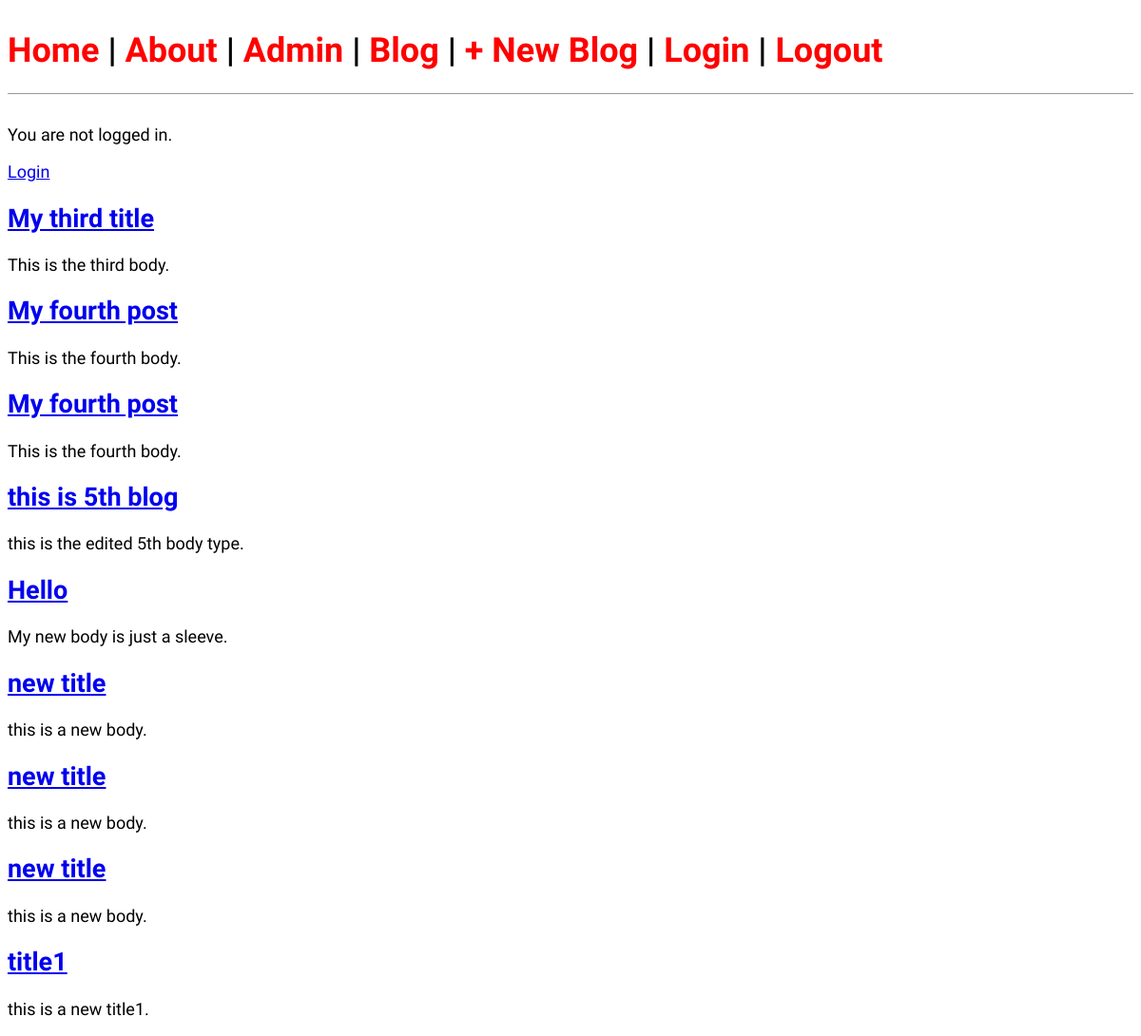
/blog/, run on an earlier commit of the app's database.
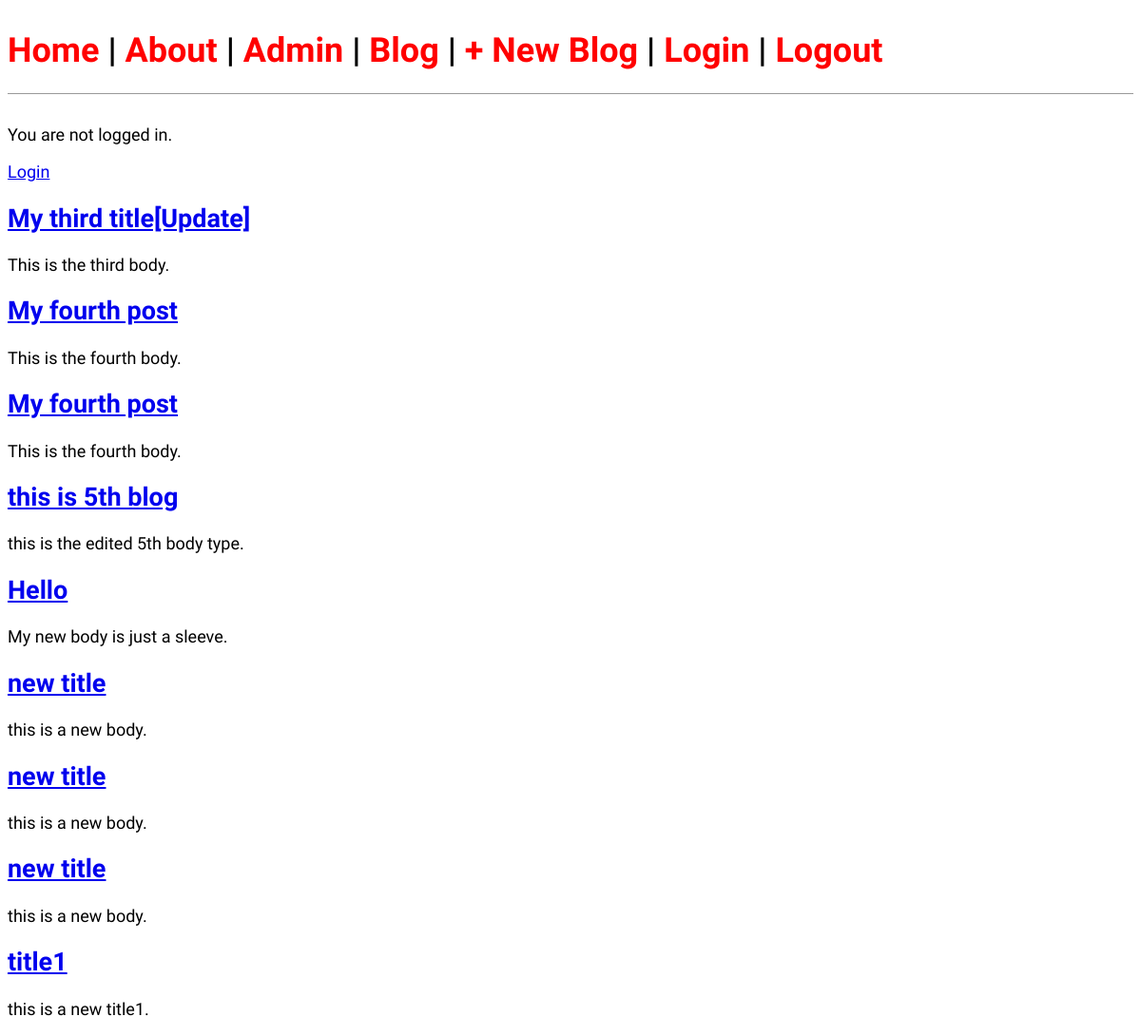
And on a later commit of the database.
### blog/models.py (models this page shows, shortened)
class Blogger(models.Model):
    title=models.CharField(max_length=180)
    author=models.ForeignKey(
        'auth.User',
        on_delete=models.CASCADE,
    )
    body = models.TextField()

### blog/views.py (the view)
# urls.py: path('', views.BlogListView.as_view(), name='blog'),
class BlogListView(ListView):
    model = Blogger
    template_name = 'blog.html'
    fields=['title']

### templates/blog.html
{% extends 'base.html' %}
{% block content %}
  {% for blog in object_list %}
    <div class="blog-entry">
      <h2><a href="{% url 'blog_details_view' blog.pk %}">{{ blog.title }}
          </a>
      </h2>
      <p>{{ blog.body }}</p>
    </div>
  {% endfor %}
{% endblock content %}

What changed in the data, as far as the page shows it:
changed Blogger "This is the third body.": title "My third title" → "My third title[Update]"
